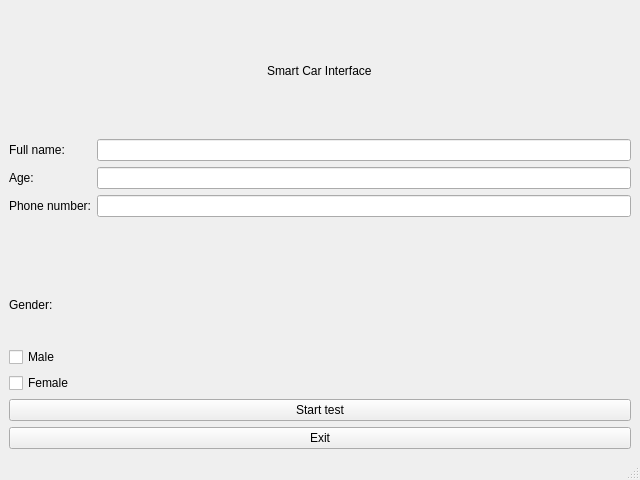
<?xml version="1.0" encoding="UTF-8"?>
<ui version="4.0">
 <class>MainWindow</class>
 <widget class="QMainWindow" name="MainWindow">
  <property name="geometry">
   <rect>
    <x>0</x>
    <y>0</y>
    <width>640</width>
    <height>480</height>
   </rect>
  </property>
  <property name="windowTitle">
   <string>MainWindow</string>
  </property>
  <widget class="QWidget" name="centralwidget">
   <layout class="QVBoxLayout" name="verticalLayout_4">
    <item>
     <layout class="QVBoxLayout" name="verticalLayout_3">
      <item alignment="Qt::AlignHCenter|Qt::AlignVCenter">
       <widget class="QLabel" name="label">
        <property name="minimumSize">
         <size>
          <width>0</width>
          <height>99</height>
         </size>
        </property>
        <property name="text">
         <string>Smart Car Interface</string>
        </property>
       </widget>
      </item>
      <item>
       <layout class="QFormLayout" name="formLayout">
        <item row="0" column="0">
         <widget class="QLabel" name="label_2">
          <property name="text">
           <string>Full name:</string>
          </property>
         </widget>
        </item>
        <item row="0" column="1">
         <widget class="QLineEdit" name="lineEdit"/>
        </item>
        <item row="1" column="0">
         <widget class="QLabel" name="label_3">
          <property name="text">
           <string>Age:</string>
          </property>
         </widget>
        </item>
        <item row="1" column="1">
         <widget class="QLineEdit" name="lineEdit_2"/>
        </item>
        <item row="2" column="0">
         <widget class="QLabel" name="label_4">
          <property name="text">
           <string>Phone number:</string>
          </property>
         </widget>
        </item>
        <item row="2" column="1">
         <widget class="QLineEdit" name="lineEdit_3"/>
        </item>
       </layout>
      </item>
      <item>
       <layout class="QVBoxLayout" name="verticalLayout">
        <item>
         <widget class="QLabel" name="label_5">
          <property name="text">
           <string>Gender:</string>
          </property>
         </widget>
        </item>
        <item>
         <widget class="QCheckBox" name="checkBox">
          <property name="text">
           <string>Male</string>
          </property>
         </widget>
        </item>
        <item>
         <widget class="QCheckBox" name="checkBox_2">
          <property name="text">
           <string>Female</string>
          </property>
         </widget>
        </item>
       </layout>
      </item>
      <item>
       <layout class="QVBoxLayout" name="verticalLayout_2">
        <item>
         <widget class="QPushButton" name="pushButton">
          <property name="text">
           <string>Start test</string>
          </property>
         </widget>
        </item>
        <item>
         <widget class="QPushButton" name="pushButton_2">
          <property name="text">
           <string>Exit</string>
          </property>
         </widget>
        </item>
       </layout>
      </item>
     </layout>
    </item>
   </layout>
  </widget>
  <widget class="QMenuBar" name="menubar">
   <property name="geometry">
    <rect>
     <x>0</x>
     <y>0</y>
     <width>640</width>
     <height>23</height>
    </rect>
   </property>
  </widget>
  <widget class="QStatusBar" name="statusbar"/>
 </widget>
 <resources/>
 <connections/>
</ui>
